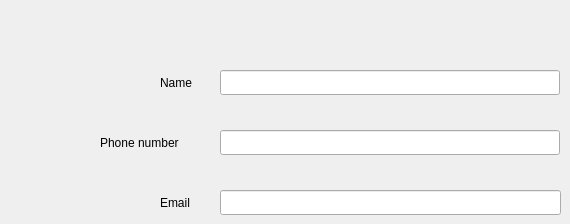
     <widget class="QWidget" name="tab_4">
      <attribute name="title">
       <string>Contact Information</string>
      </attribute>
      <widget class="QLabel" name="label_name">
       <property name="geometry">
        <rect>
         <x>160</x>
         <y>70</y>
         <width>39</width>
         <height>25</height>
        </rect>
       </property>
       <property name="text">
        <string>Name</string>
       </property>
      </widget>
      <widget class="QLineEdit" name="client_name">
       <property name="geometry">
        <rect>
         <x>220</x>
         <y>70</y>
         <width>340</width>
         <height>25</height>
        </rect>
       </property>
       <property name="whatsThis">
        <string>name</string>
       </property>
      </widget>
      <widget class="QLabel" name="label_phoneNumber">
       <property name="geometry">
        <rect>
         <x>100</x>
         <y>130</y>
         <width>97</width>
         <height>25</height>
        </rect>
       </property>
       <property name="text">
        <string>Phone number</string>
       </property>
      </widget>
      <widget class="QLineEdit" name="client_phoneNumber">
       <property name="geometry">
        <rect>
         <x>220</x>
         <y>130</y>
         <width>340</width>
         <height>25</height>
        </rect>
       </property>
       <property name="whatsThis">
        <string>phone_number</string>
       </property>
      </widget>
      <widget class="QLabel" name="label_email">
       <property name="geometry">
        <rect>
         <x>160</x>
         <y>190</y>
         <width>37</width>
         <height>25</height>
        </rect>
       </property>
       <property name="text">
        <string>Email</string>
       </property>
      </widget>
      <widget class="QLineEdit" name="client_email">
       <property name="geometry">
        <rect>
         <x>220</x>
         <y>190</y>
         <width>341</width>
         <height>25</height>
        </rect>
       </property>
       <property name="whatsThis">
        <string>email</string>
       </property>
      </widget>
     </widget>
